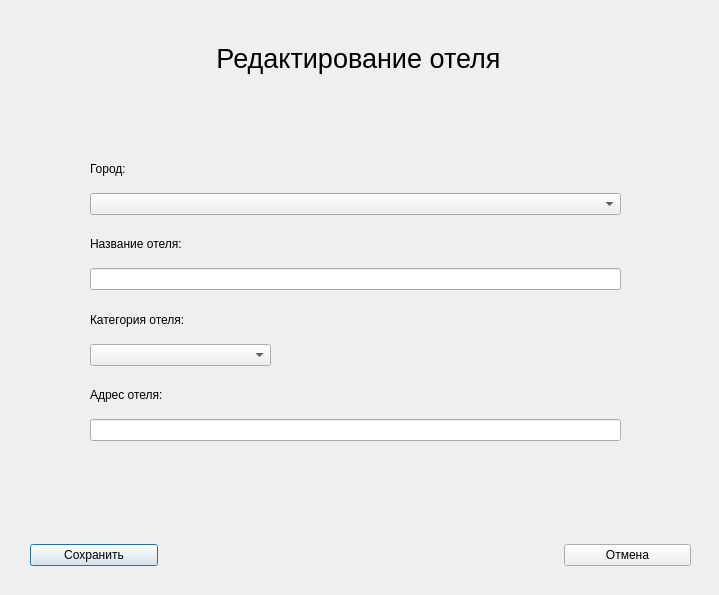
<?xml version="1.0" encoding="UTF-8"?>
<ui version="4.0">
 <class>EditHotelWindow</class>
 <widget class="QDialog" name="EditHotelWindow">
  <property name="geometry">
   <rect>
    <x>0</x>
    <y>0</y>
    <width>719</width>
    <height>595</height>
   </rect>
  </property>
  <property name="minimumSize">
   <size>
    <width>719</width>
    <height>595</height>
   </size>
  </property>
  <property name="maximumSize">
   <size>
    <width>719</width>
    <height>595</height>
   </size>
  </property>
  <property name="windowTitle">
   <string>Dialog</string>
  </property>
  <widget class="QWidget" name="layoutWidget">
   <property name="geometry">
    <rect>
     <x>90</x>
     <y>150</y>
     <width>531</width>
     <height>291</height>
    </rect>
   </property>
   <layout class="QVBoxLayout" name="verticalLayout_5">
    <item>
     <layout class="QVBoxLayout" name="verticalLayout">
      <item>
       <widget class="QLabel" name="label_9">
        <property name="text">
         <string>Город:</string>
        </property>
       </widget>
      </item>
      <item>
       <widget class="QComboBox" name="cityBox"/>
      </item>
     </layout>
    </item>
    <item>
     <spacer name="verticalSpacer">
      <property name="orientation">
       <enum>Qt::Vertical</enum>
      </property>
      <property name="sizeType">
       <enum>QSizePolicy::Fixed</enum>
      </property>
      <property name="sizeHint" stdset="0">
       <size>
        <width>20</width>
        <height>5</height>
       </size>
      </property>
     </spacer>
    </item>
    <item>
     <layout class="QVBoxLayout" name="verticalLayout_2">
      <item>
       <widget class="QLabel" name="label_5">
        <property name="text">
         <string>Название отеля:</string>
        </property>
       </widget>
      </item>
      <item>
       <widget class="QLineEdit" name="titleEdit">
        <property name="text">
         <string/>
        </property>
       </widget>
      </item>
     </layout>
    </item>
    <item>
     <spacer name="verticalSpacer_2">
      <property name="orientation">
       <enum>Qt::Vertical</enum>
      </property>
      <property name="sizeType">
       <enum>QSizePolicy::Fixed</enum>
      </property>
      <property name="sizeHint" stdset="0">
       <size>
        <width>20</width>
        <height>5</height>
       </size>
      </property>
     </spacer>
    </item>
    <item>
     <layout class="QHBoxLayout" name="horizontalLayout">
      <item>
       <layout class="QVBoxLayout" name="verticalLayout_3">
        <item>
         <widget class="QLabel" name="label_7">
          <property name="text">
           <string>Категория отеля:</string>
          </property>
         </widget>
        </item>
        <item>
         <widget class="QComboBox" name="categoryBox"/>
        </item>
       </layout>
      </item>
      <item>
       <spacer name="horizontalSpacer">
        <property name="orientation">
         <enum>Qt::Horizontal</enum>
        </property>
        <property name="sizeType">
         <enum>QSizePolicy::Fixed</enum>
        </property>
        <property name="sizeHint" stdset="0">
         <size>
          <width>350</width>
          <height>20</height>
         </size>
        </property>
       </spacer>
      </item>
     </layout>
    </item>
    <item>
     <spacer name="verticalSpacer_3">
      <property name="orientation">
       <enum>Qt::Vertical</enum>
      </property>
      <property name="sizeType">
       <enum>QSizePolicy::Fixed</enum>
      </property>
      <property name="sizeHint" stdset="0">
       <size>
        <width>20</width>
        <height>5</height>
       </size>
      </property>
     </spacer>
    </item>
    <item>
     <layout class="QVBoxLayout" name="verticalLayout_4">
      <item>
       <widget class="QLabel" name="label_8">
        <property name="text">
         <string>Адрес отеля:</string>
        </property>
       </widget>
      </item>
      <item>
       <widget class="QLineEdit" name="addressEdit"/>
      </item>
     </layout>
    </item>
   </layout>
  </widget>
  <widget class="QLabel" name="label">
   <property name="geometry">
    <rect>
     <x>8</x>
     <y>13</y>
     <width>701</width>
     <height>91</height>
    </rect>
   </property>
   <property name="font">
    <font>
     <pointsize>20</pointsize>
    </font>
   </property>
   <property name="text">
    <string>Редактирование отеля</string>
   </property>
   <property name="alignment">
    <set>Qt::AlignCenter</set>
   </property>
  </widget>
  <widget class="QWidget" name="layoutWidget_2">
   <property name="geometry">
    <rect>
     <x>30</x>
     <y>540</y>
     <width>661</width>
     <height>31</height>
    </rect>
   </property>
   <layout class="QHBoxLayout" name="horizontalLayout_2">
    <item>
     <widget class="QPushButton" name="saveButton">
      <property name="text">
       <string>Сохранить</string>
      </property>
     </widget>
    </item>
    <item>
     <spacer name="horizontalSpacer_2">
      <property name="orientation">
       <enum>Qt::Horizontal</enum>
      </property>
      <property name="sizeType">
       <enum>QSizePolicy::Fixed</enum>
      </property>
      <property name="sizeHint" stdset="0">
       <size>
        <width>400</width>
        <height>20</height>
       </size>
      </property>
     </spacer>
    </item>
    <item>
     <widget class="QPushButton" name="cancelButton">
      <property name="text">
       <string>Отмена</string>
      </property>
     </widget>
    </item>
   </layout>
  </widget>
 </widget>
 <resources/>
 <connections/>
</ui>
